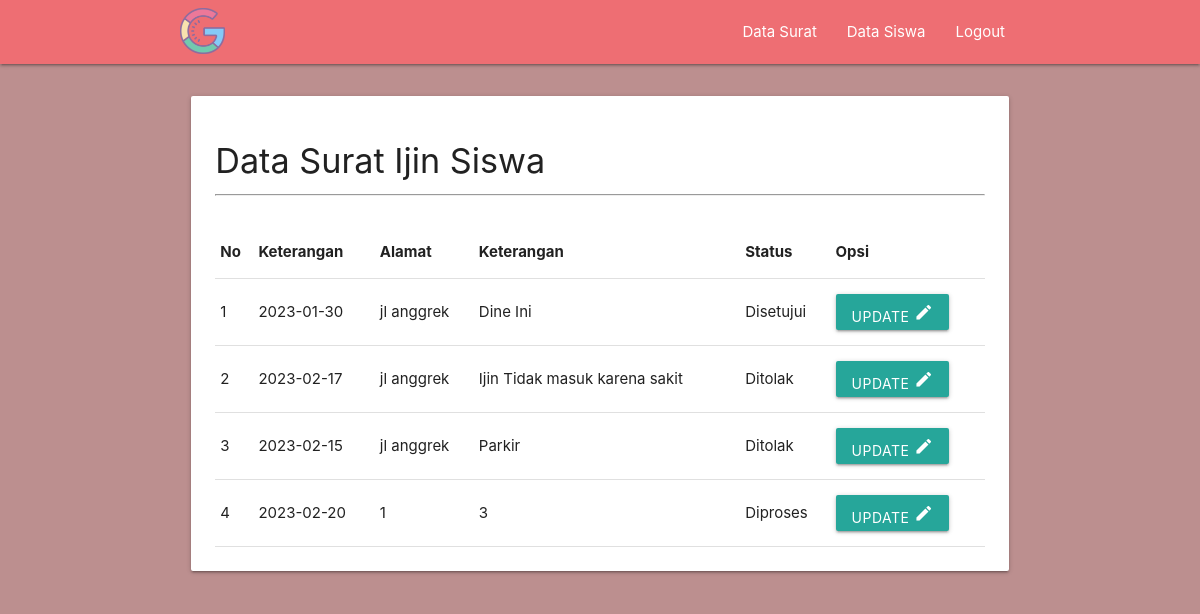
Page /home_surat_guru.php on the committed database.
### tables this page shows
CREATE TABLE `surat` (
  `id_surat` int(5) NOT NULL,
  `tanggal_sakit` date NOT NULL,
  `alamat` varchar(100) NOT NULL,
  `keterangan` varchar(255) NOT NULL,
  `status` varchar(20) NOT NULL
);

### home_surat_guru.php (the view, shortened to what this page needs)
<?php
include "koneksi.php";
?>
<!DOCTYPE html>
<html lang="en">
<head>
    <link rel="stylesheet" href="https://cdnjs.cloudflare.com/ajax/libs/materialize/1.0.0/css/materialize.min.css">
</head>
<body>
    <?php
    $SQL = "SELECT * FROM surat";
    $query = mysqli_query($koneksi, $SQL);
    ?>
    <nav>
        <div class="container">
            <div class="nav-wrapper">
                <a href="#" class="brand-logo">
                    <img src="assets/logoo.png" style="width: 45px;margin-top: 8px;" alt="Brand Logo">
                </a>
                <ul id="nav-mobile" class="right hide-on-med-and-down">
                    <li><a href="home_surat_guru.php">Data Surat</a></li>
                    <li><a href="home_siswa_guru.php">Data Siswa</a></li>
                    <li><a href="login.php">Logout</a></li>
                </ul>
            </div>
        </div>
    </nav>
    <div class="container">
        <div class="row" style="margin-top: 24px;">
            <div class="col s12">
                <div class="card">
                    <div class="card-content">
                        <span class="card-title">
                            <h4>Data Surat Ijin Siswa</h4>
                        </span>
                        <hr>
                        <br>
                        <table class="highlight">
                            <thead>
                                <tr>
                                    <th>No</th>
                                    <th>Keterangan</th>
                                    <th>Alamat</th>
                                    <th>Keterangan</th>
                                    <th>Status</th>
                                    <th>Opsi</th>
                                </tr>
                            </thead>
                            <tbody>
                                <?php
                                $No = 1;
                                while ($kolom = mysqli_fetch_array($query)) { ?>
                                    <tr>
                                        <td><?php echo $No++; ?></td>
                                        <td><?php echo $kolom["tanggal_sakit"] ?></td>
                                        <td><?php echo $kolom["alamat"] ?></td>
                                        <td><?php echo $kolom["keterangan"] ?></td>
                                        <td><?php echo $kolom["status"] ?></td>
                                        <td>
                                            <a href="view_update_surat_guru.php?id_surat=<?php echo $kolom["id_surat"] ?>" ype="button" class="btn waves-effect waves-light" type="submit" name="action">Update
                                                <i class="material-icons">edit</i>
                                            </a>
                                        </td>
                                    </tr>
                                <?php } ?>
                            </tbody>
                        </table>
                    </div>
                </div>
            </div>
        </div>
    </div>
</body>
</html>

### home_surat_guru.php (style rules this page uses)
body { background-color: rosybrown; }

### rows in the picture
surat: tanggal_sakit "2023-01-30", alamat "jl anggrek", keterangan "Dine Ini", status "Disetujui"
surat: tanggal_sakit "2023-02-17", alamat "jl anggrek", keterangan "Ijin Tidak masuk karena sakit", status "Ditolak"
surat: tanggal_sakit "2023-02-15", alamat "jl anggrek", keterangan "Parkir", status "Ditolak"
surat: tanggal_sakit "2023-02-20", alamat "1", keterangan "3", status "Diproses"
